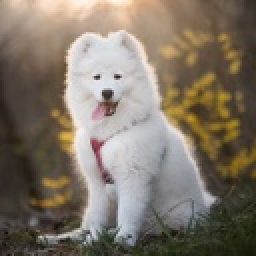
%> input picture Dog.jpeg, 128 x 128 px, shrunk from 640 x 639 before the run (shown 2 times larger)
$ octave Dog.m   (GNU Octave 9; MATLAB toolbox functions it lacks are replaced by stand-ins)
%> lines starting %> are read from the running program, lines starting %| are printed output that depends on the picture
%% Import image and convert it into greyscale

img_dog = imread('Dog.jpeg');
%> img_dog is the input picture: size 128x128x3 uint8; mean R, G, B 128.3, 117.4, 103.8
img_dog = imresize(img_dog, 0.2);
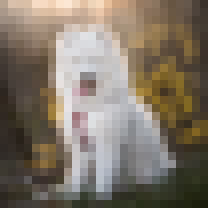
%> img_dog: size 26x26x3 uint8 (shown 8 times larger); mean R, G, B 128.2, 117.4, 103.7

img_3 = rgb2gray(img_dog);
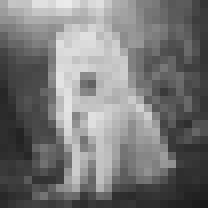
%> img_3: size 26x26 uint8 (shown 8 times larger); min 25, max 235, mean 119.1
img_3 = double(img_3);
%> img_3: size 26x26 double

[m, n] = size(img_3);
%> m = 26; n = 26

total = m*n; %count the total amount of pixels
%> total = 676

brightness = img_3(:); %record the brightness level of each pixel from columns to columns
%> brightness = 676 values, max 235 at index 209, min 25 at index 676, mean 119.1


%% Parameter Setting

r = 11;
sigma_I = 17.85;
sigma_X = 8;


%% Constructing Adjancency Matrix for Parameter Setting 1

tic
W = sparse(total, total); %Create an empty adjacency matrix

for u = 1:total
    [u_i, u_j] = ind2sub([m, n], u);

    i_min = max(1, u_i - r);
    i_max = min(m, u_i + r);
    j_max = min(n, u_j + r);

    for v_i = i_min : i_max
        for v_j = u_j : j_max
            v = sub2ind([m, n], v_i, v_j);

            d_spatial = sqrt((u_i - v_i)^2 + (u_j - v_j)^2);

            if d_spatial < r && d_spatial > 0
                d_brightness = brightness(u) - brightness(v);
                w = exp(-(d_brightness^2)/sigma_I^2) * exp(-(d_spatial^2)/sigma_X^2);
                W(u, v) = w;
                W(v, u) = w;
            end
        end
    end
end
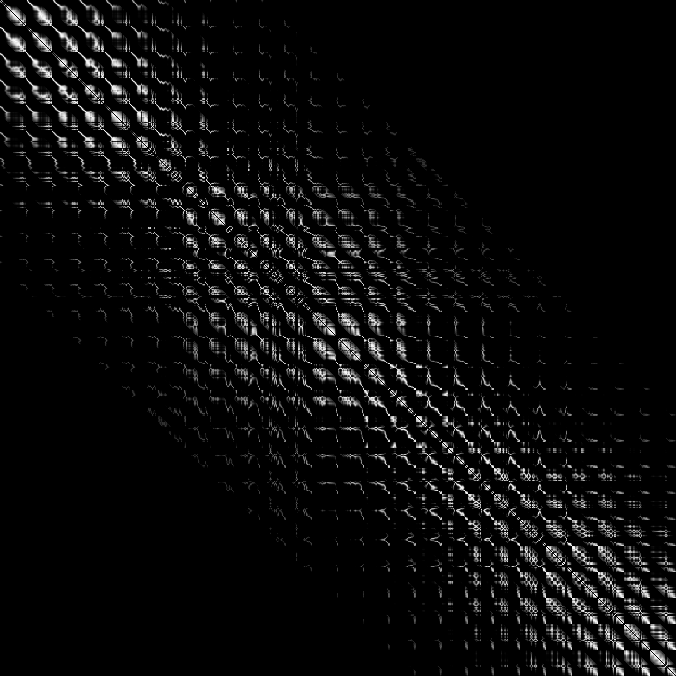
%> W: size 676x676 double; min 0, max 0.984, mean 0.0443
%> after the loop, d_brightness = -8; w = 0.805

W; %Updated adjacency matrix
elapse_time = toc


%% Compute the degree matrix D

d = sum(W, 2);
%> d = 676 values, max 55.86 at index 321, min 9.1 at index 209, mean 29.94
d_invsqrt = d .^ (-1/2);
%> d_invsqrt = 676 values, max 0.332 at index 209, min 0.134 at index 321, mean 0.192

D = diag(d);
D_invsqrt = diag(d_invsqrt);

%> (the run ends here)
